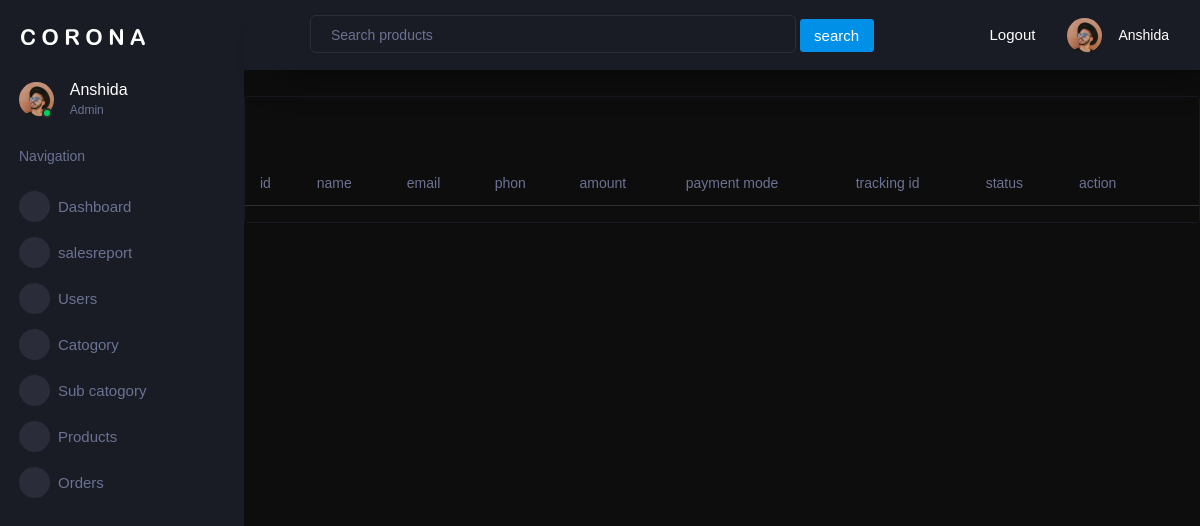
/adminpanel/orders/, run on an earlier commit of the app's database.
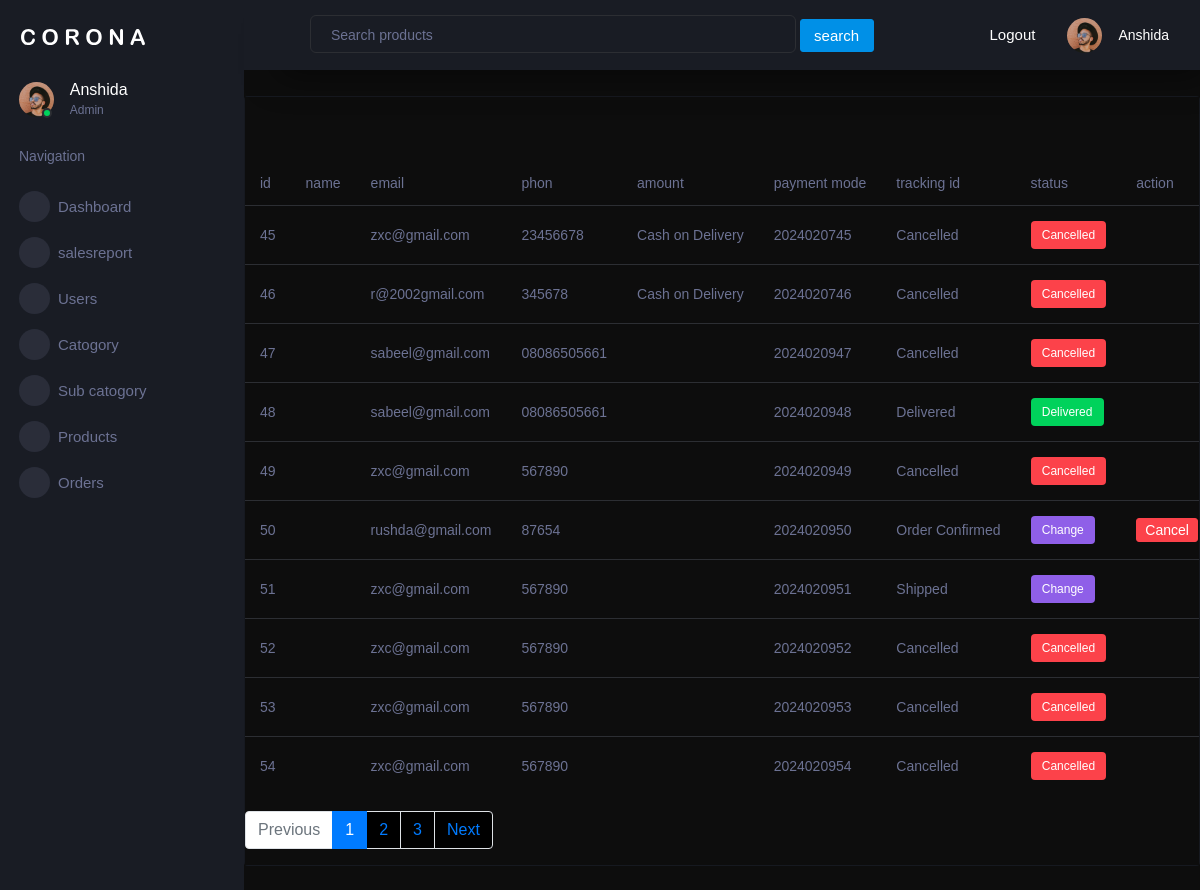
And on a later commit of the database.
### orders/models.py (models this page shows, shortened)
class Order(models.Model):
    STATUS = (
        ('Order Confirmed', 'Order Confirmed'),
        ('Shipped',"Shipped"),
        ('Out for delivery',"Out for delivery"),
        ('Delivered', 'Delivered'),
        ('Cancelled','Cancelled'),
        ('Returned','Returned'),
    )
    user = models.ForeignKey(CustomUser,on_delete=models.SET_NULL,null=True)
    payment = models.ForeignKey(Payment,on_delete=models.SET_NULL,blank=True,null=True)
    order_number = models.CharField(max_length=20)
    first_name = models.CharField(max_length=50)
    last_name = models.CharField(max_length=50)
    phone = models.CharField(max_length=15)
    email = models.EmailField(max_length=50)
    address_line_1 = models.CharField(max_length=50)
    address_line_2 = models.CharField(max_length=50,blank=True)
    country = models.CharField(max_length=50)
    state = models.CharField(max_length=50)
    city = models.CharField(max_length=50)
    order_note = models.CharField(max_length=100,blank=True)
    order_total = models.FloatField()
    order_discount = models.FloatField(default=0)
    tax = models.FloatField()
    status = models.CharField(max_length=50,choices=STATUS,default='Order Confirmed')
    ip = models.CharField(blank=True,max_length=20)
    is_ordered = models.BooleanField(default=False)
    is_returned = models.BooleanField(default=False)
    return_reason = models.CharField(max_length=50, blank=True)
    created_at = models.DateField(auto_now_add=True)
    updated_at = models.DateField(auto_now=True)

class Payment(models.Model):
    user = models.ForeignKey(CustomUser,on_delete=models.CASCADE)
    payment_id = models.CharField(max_length=100)
    order_id = models.CharField(max_length=100,blank=True,default='empty')
    payment_method = models.CharField(max_length=100)
    amount_paid = models.FloatField(default=0)
    status = models.CharField(max_length=100)
    created_at = models.DateField(auto_now_add=True)

### adminpanel/views.py (the view)
# urls.py: path('orders/',views.orderslist,name='orderslist'),
def orderslist(request):
    orders= Order.objects.all()
    paginator = Paginator(orders,10)
    page= request.GET.get('page')
    paged_orders = paginator.get_page(page)
    context={
        'orders': paged_orders
    }
    return render(request,'orderslist.html',context)

### templates/orderslist.html (shortened to what the changed rows need)
{% extends 'adminbase.html' %}
{% load static %}
{% block content %}
<!DOCTYPE html>
<html lang="en">
<head>
  <link rel="stylesheet" href="{% static 'assets/vendors/mdi/css/materialdesignicons.min.css' %}">
  <link rel="stylesheet" href="{% static 'assets/vendors/css/vendor.bundle.base.css' %}">
  <link rel="stylesheet" href="{% static 'assets/vendors/jvectormap/jquery-jvectormap.css' %}">
  <link rel="stylesheet" href="{% static 'assets/vendors/flag-icon-css/css/flag-icon.min.css' %}">
  <link rel="stylesheet" href="{% static 'assets/vendors/owl-carousel-2/owl.carousel.min.css' %}">
  <link rel="stylesheet" href="{% static 'assets/vendors/owl-carousel-2/owl.theme.default.min.css' %}">
  <link rel="stylesheet" href="{% static 'assets/css/style.css' %}">
</head>
<body>
  <div class="row ">
    <div class="col-12 grid-margin">
      <div class="card">
        <div class="table-responsive bg-dark">
          <table class="table">
            <thead>
              <tr>
                <th> id </th>
                <th> name</th>
                <th> email </th>
                <th> phon </th>
                <th> amount</th>
                <th>payment mode </th>
                <th>tracking id </th>
                <th>status </th>
                <th> action</th>
                <th> </th>
              </tr>
            </thead>
            <tbody>
              {% for i in orders %}
              <tr>
                <td>{{i.id}}</td>
                <td>{{i.name}}</td>
                <td>{{i.email}}</td>
                <td>{{i.phone}}</td>
                <td>{{i.payment.payment_method}}</td>
                <td>{{ i.order_number}}</td>
                <td>{{i.status}}</td>
                <td>
                  {% if i.status == 'Delivered' %}
                  <label class="badge badge-success">Delivered</label>
                  {% elif i.status == 'Cancelled' %}
                  <label class="badge badge-danger">Cancelled</label>
                  {% elif i.status == 'Returned' %}
                  <label class="badge badge-warning">Returned</label>
                  {%else%}
                  <label class="badge badge-info" type="button"  data-toggle="modal" data-target="#myModal{{i.id}}" id="Modal_button">Change</button>
                  {%endif%}
              </td>
              <td>
                {% if i.status == 'Order Confirmed' %}
                <button type="button" class="btn btn-danger btn-sm" data-toggle="modal" data-target="#cancel{{i.id}}">
                  Cancel
                </button>
                {% elif i.is_returned %}
                  <b>Reason : </b><p>{{i.return_reason}}</p>
                {% endif %}
              </td>
              </tr>
             {% endfor %}
        </tbody>
        </table>
                <nav class="mb-3 mt-3" aria-label="page navigation sample">
                  {% if orders.has_other_pages %}
                    <ul class="pagination">
                    {% if orders.has_previous %}
                      <li class="page-item"><a class="page-link "href="?page={{orders.previous_page_number}}">Previous</a></li>
                      {% else %}
                      <li class="page-item disabled"><a class="page-link "href="#">Previous</a></li>
                      {% endif %}
                      {% for i in orders.paginator.page_range %}
                      {% if orders.number == i %}
                       <li class="page-item active"><a class="page-link "href="#">{{i}}</a></li>
                       {% else %}
                       <li class="page-item"><a class="page-link "href="?page={{i}}">{{i}}</a></li>
                       {% endif %}
                       {% endfor %}
                       {% if orders.has_next %}
                      <li class="page-item"><a class="page-link" href="?page={{orders.next_page_number}}">Next</a></li>
                      {% else %}
                       <li class="page-item disabled"><a class="page-link" href="#">Next</a></li>
                      {% endif %}
                    </ul>
                    {% endif %}
                  </nav>
      </div>
    </div>
  </div>
  </div>
</body>
</html>
{% endblock content %}

What changed in the data, as far as the page shows it:
added Order: id "45", email "zxc@gmail.com", phone "23456678", payment.payment_method "Cash on Delivery", order_number "2024020745", status "Cancelled"
added Order: id "46", email "r@2002gmail.com", phone "345678", payment.payment_method "Cash on Delivery", order_number "2024020746", status "Cancelled"
added Order: id "47", email "sabeel@gmail.com", phone "08086505661", order_number "2024020947", status "Cancelled"
added Order: id "48", email "sabeel@gmail.com", phone "08086505661", order_number "2024020948", status "Delivered"
added Order: id "49", email "zxc@gmail.com", phone "567890", order_number "2024020949", status "Cancelled"
added Order: id "50", email "rushda@gmail.com", phone "87654", order_number "2024020950", status "Order Confirmed"
added Order: id "51", email "zxc@gmail.com", phone "567890", order_number "2024020951", status "Shipped"
added Order: id "52", email "zxc@gmail.com", phone "567890", order_number "2024020952", status "Cancelled"
added Order: id "53", email "zxc@gmail.com", phone "567890", order_number "2024020953", status "Cancelled"
added Order: id "54", email "zxc@gmail.com", phone "567890", order_number "2024020954", status "Cancelled"
Also different on the page:
text now shown: "Previous Next"
new list line: "1"
new list line: "2"
new list line: "3"
